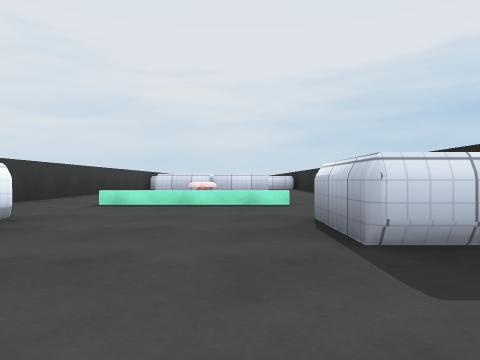
[1] (above)

13 first-person views from a walk through a Unity game level. The camera is 0.26 m above the floor, looks level and sees 70° across. The floor is counted in squares, 1 m on a side. Each view is taken from the middle of a square. On the plan, view 1 faces up. The plan holds only what a view shows up to about 9 squares ahead; the rest is blank. The place goes on beyond the plan. The player character is not drawn. Some surface patterns are stand-ins.

[2]
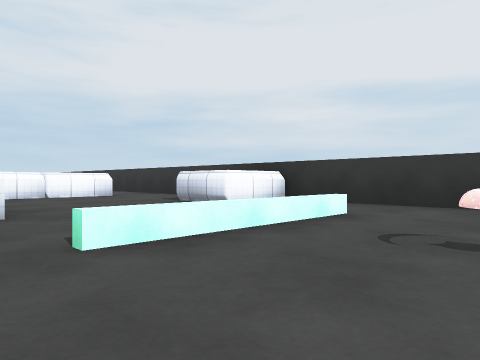

[3]
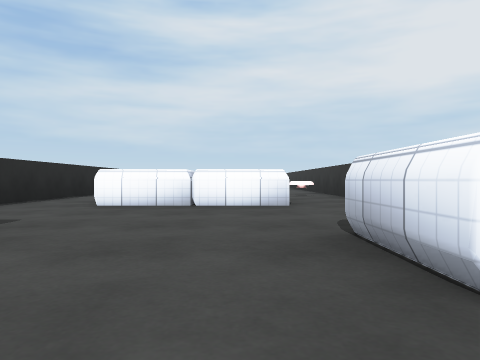

[4]
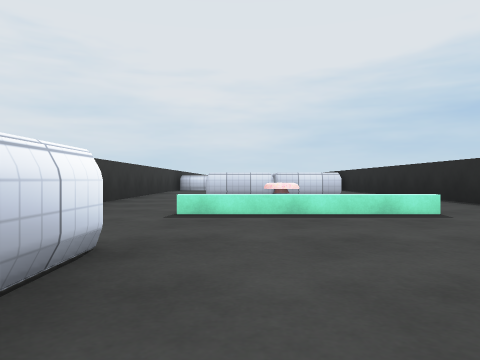

[5]
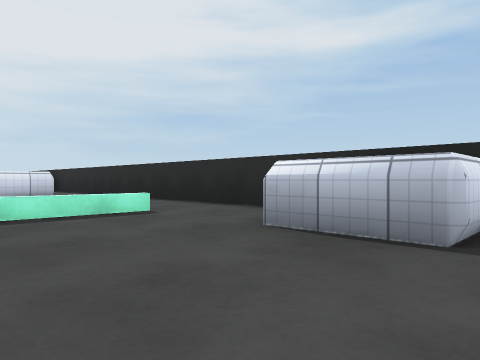

[6]
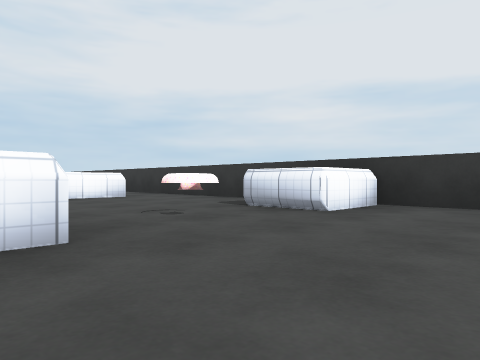

[7]
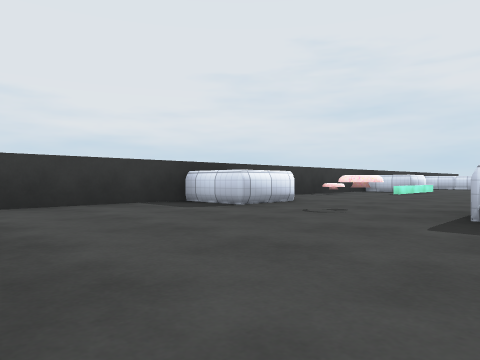

[8]
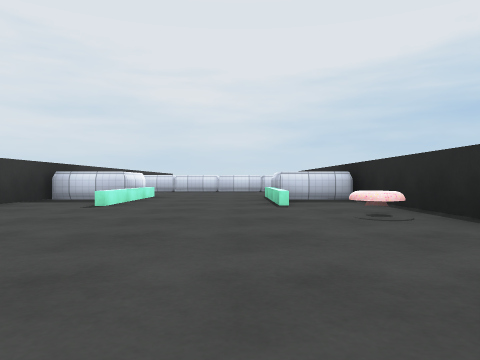

[9]
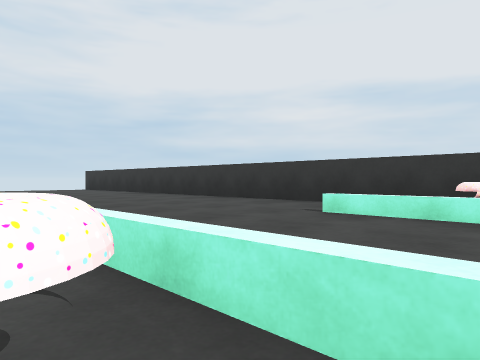

[10]
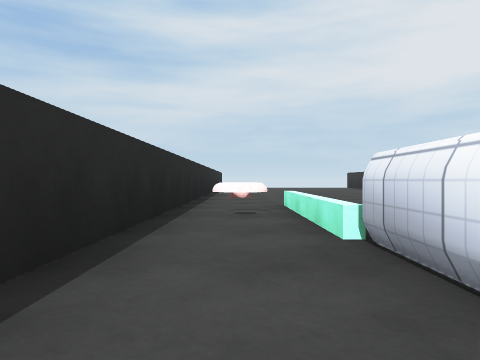

[11]
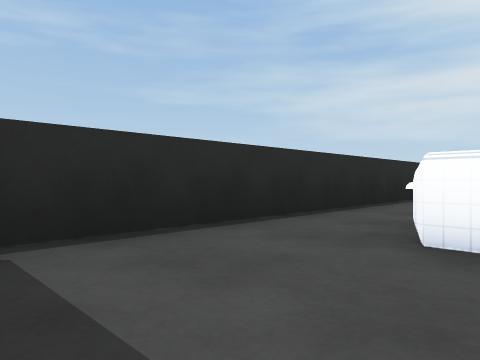

[12]
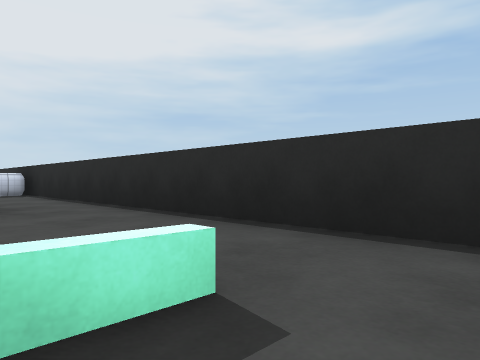

[13]
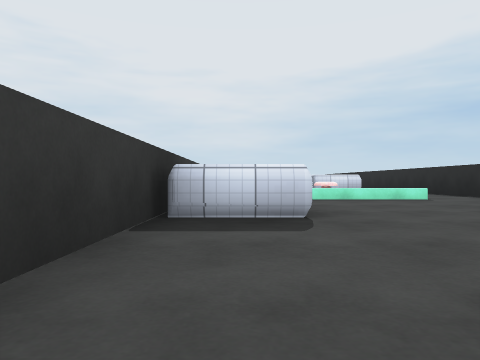

### Floor plan
Key: @ floor where view 1 was taken; # wall or solid block; . floor; = window, fence, low wall or low ledge; ^ raised ledge.
Columns run from 3 left of view 1 to 2 right of it. Each row starts with its distance up from view 1.
 15 #^=###
 14 ##==##
 13 #====#
 12 #....#
 11 #....#
 10 #^..^#
  9 #....#
  8 #....#
  7 #.^^.#
  6 #.^^.#
  5 #.=..#
  4 #.==.#
  3 #....#
  2 #^..^#
  1 ##..##
  0 #..@.#
 -1 #.^^.#
 -2 #.==.#
 -3 #.==.#
 -4 #....#
 -5 #    #

Where each view was taken, in squares from view 1:
view 1: 0 up, 0 right, facing up
view 2: 5 up, 1 right, facing down-left
view 3: 3 up, 1 left, facing down
view 4: 1 up, 1 left, facing up
view 5: 1 up, 1 left, facing up-right
view 6: 12 up, 1 right, facing down-left
view 7: 7 up, 1 right, facing up-left
view 8: 10 up, 0 right, facing up
view 9: 2 down, 1 right, facing down-left
view 10: 0 up, 1 right, facing down
view 11: 1 up, 0 right, facing down-right
view 12: 3 up, 0 right, facing up-right
view 13: 1 down, 2 left, facing up
